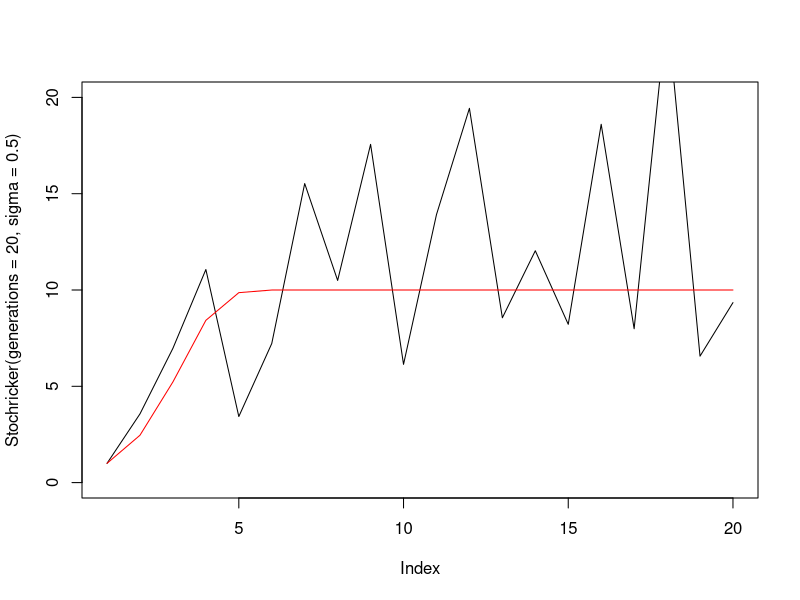

Write the R code that produced this figure.
#Examine the bahaviour of the stochastic ricker model

Stochricker <- function(N0=1, r=1, K=10, sigma=.1, generations=50)
{
  # runs a simulation of the stochastic ricker model
  # returns a vector of length generations
  
  N <- rep(NA, generations)    # Creates a vector of NA
  
  N[1] <- N0
  for (t in 2:generations)
  {
    N[t] <- N[t-1] * 
        exp(r*(1.0-(N[t-1]/K))+rnorm(1,mean=0,sd=sigma))
  }
  return (N)
}

#different values of N0
plot(Stochricker(generations=20,sigma=.5), type="l",ylim=c(0,20))
lines(Stochricker(generations=20,sigma=0),col='red')